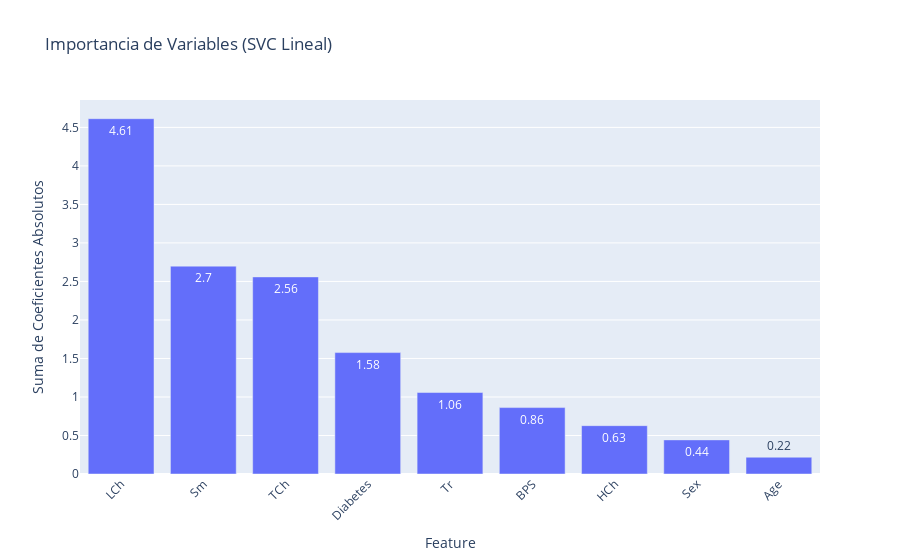

Here is the notebook cell this chart was saved with:
### Code cell
feature_names = X_clean.columns
coefs = svc_model.coef_
coef_magnitudes = np.sum(np.abs(coefs), axis=0)

coef_df = pd.DataFrame({
    'Feature': feature_names,
    'Importance': coef_magnitudes
}).sort_values(by='Importance', ascending=False)

# Gráfica de barras con Plotly
fig = px.bar(coef_df, x='Feature', y='Importance',
             title='Importancia de Variables (SVC Lineal)',
             labels={'Importance': 'Suma de Coeficientes Absolutos'},
             text=coef_df['Importance'].round(2))
fig.update_layout(xaxis_tickangle=-45)
fig.show()

### Figure 1 — Plotly figure (JSON) as saved in the notebook; plotly's stock layout.template omitted (floating-point values rounded to 4 significant figures)
{"data": [{"hovertemplate": "Feature=%{x}<br>Suma de Coeficientes Absolutos=%{y}<br>text=%{text}<extra></extra>", "legendgroup": "", "marker": {"color": "#636efa", "pattern": {"shape": ""}}, "name": "", "orientation": "v", "showlegend": false, "text": [4.61, 2.7, 2.56, 1.58, 1.06, 0.86, 0.63, 0.44, 0.22], "textposition": "auto", "type": "bar", "x": ["LCh", "Sm", "TCh", "Diabetes", "Tr", "BPS", "HCh", "Sex", "Age"], "xaxis": "x", "y": [4.613, 2.699, 2.559, 1.576, 1.058, 0.8622, 0.6276, 0.443, 0.2177], "yaxis": "y"}], "layout": {"barmode": "relative", "legend": {"tracegroupgap": 0}, "title": {"text": "Importancia de Variables (SVC Lineal)"}, "xaxis": {"anchor": "y", "domain": [0, 1], "tickangle": -45, "title": {"text": "Feature"}}, "yaxis": {"anchor": "x", "domain": [0, 1], "title": {"text": "Suma de Coeficientes Absolutos"}}}}
